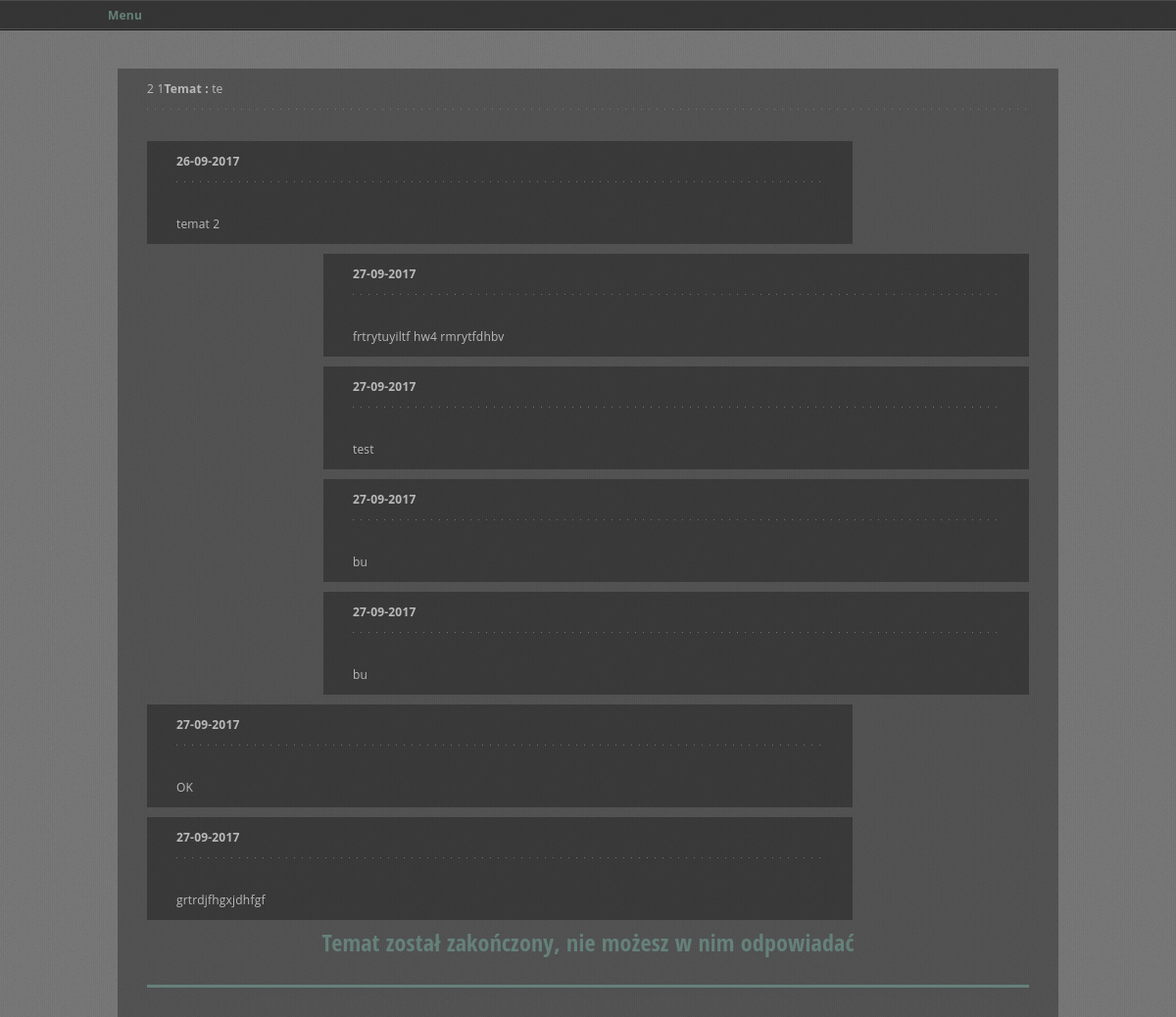
The page /private_html/index.php?id=temat&strona=zobacz&nr_tematu=2 (signed in) on the database its author committed.
### tables this page shows
CREATE TABLE IF NOT EXISTS `tematy` (
  `id` int(11) NOT NULL AUTO_INCREMENT,
  `nazwa` mediumtext NOT NULL,
  `osoba_kontaktowa` mediumtext NOT NULL COMMENT 'E-Mail',
  `data` mediumtext NOT NULL,
  `zakonczony` int(11) NOT NULL DEFAULT '0',
  PRIMARY KEY (`id`),
  UNIQUE KEY `id` (`id`)
);

CREATE TABLE IF NOT EXISTS `tematy_dane` (
  `id` int(11) NOT NULL AUTO_INCREMENT,
  `tematy_id` int(11) NOT NULL,
  `tresc` mediumtext NOT NULL,
  `odpowiedz` int(11) NOT NULL DEFAULT '0',
  `data` mediumtext NOT NULL,
  PRIMARY KEY (`id`),
  UNIQUE KEY `id` (`id`)
);

### private_html/funkcje/db_connect.php (called while the page is built, shortened)
<?
class Db {
    protected static $connection;
    public function connect() {
        if(!isset(self::$connection)) {
			$path = __DIR__."/../../config.ini";
            $config = parse_ini_file($path);
            if($database == '')
				self::$connection = new mysqli('localhost',$config['username'],$config['password'],$config['dbname']);
			else
				self::$connection = new mysqli('localhost',$config['username'],$config['password'],$database);
			self::$connection->set_charset("utf8");
        }
        return self::$connection;
    }
    public function query($query) {
        $connection = $this -> connect();
        $result = $connection -> query($query);
        return $result;
    }
}
?>

### private_html/temat/zobacz.php (the view, shortened to what this page needs)
<div class="admin_panel">
	<div id="content">
<?
	$nr_tematu = $_GET['nr_tematu'];
	$db = new Db();
	$db->connect();
	if(!$_POST)
	{
		$query = 	"SELECT * FROM tematy t
					LEFT JOIN tematy_dane td ON td.tematy_id = t.id
					WHERE t.id = $nr_tematu";
		$result = $db->query($query);
		while($row = $result->fetch_array())
		{
			$rows[] = $row;
		}
		$ok = $rows[0]['osoba_kontaktowa'];
		$o = $_SESSION['login_user'];
		$ag = 1;
		echo $ok.' '.$o;
		if(($ok == $o) OR ($o = $ag))
		{
		echo "<b>Temat : </b>".$rows[0]['nazwa']."<hr>";
		foreach($rows as $row)
		{
			if($row['odpowiedz'] == 0)
				echo '<div class="admin_panel" style="margin-bottom:10px;width:80%;"><div id="content">';
			else
				echo '<div class="admin_panel" style="margin-bottom:10px;width:80%;margin-left:20%;"><div id="content">';
			echo "<div><b>".$row['data']."</b></div>";
			echo '<hr>';
			echo '<div>'.$row['tresc'].'</div>';
			echo '</div></div>';
		}
		$zakonczony = $rows[0]['zakonczony'];
		}
		else
		{
			$zakonczony = 1;
			echo '<h1> Nie masz dostępu do danego tematu</h1>';
		}
	}
	if($zakonczony)
		echo "<div> <h1>Temat został zakończony, nie możesz w nim odpowiadać</h1></div>";
?>
	</div>
</div>

### private_html/style/style.css (style rules this page uses)
html, body, div, span, applet, object, iframe, h1, h2, h3, h4, h5, h6, p, blockquote, pre, a, acronym, address, big, cite, code, del, dfn, em, font, img, ins, kbd, q, s, samp, small, strike, strong, tt, var, b, u, i, center, dl, dt, dd, ol, ul, li, fieldset, form, label, legend { margin:0; padding:0; border:0; outline:0; font-size:100%; vertical-align:baseline; background:transparent }
body { line-height:1 }
body { -webkit-font-smoothing: antialiased; -webkit-text-size-adjust: 100%; font-family: 'Open Sans', sans-serif; font-weight: 400; font-size: 12px; line-height: 21px; letter-spacing: 0.2px; color: #b9b9b9; }
h1, h2, h3, h4, h5, h6 { font-family: 'Open Sans Condensed', sans-serif; color: #dedede; margin-bottom: 20px; }
h1 { font-size: 24px; line-height: 26px; }
hr { border: none; background: transparent url(images/line.png) repeat-x; height: 3px; margin-top: 10px; margin-bottom: 30px; }

### private_html/style/admin_panel.css (style rules this page uses)
.admin_panel { display:block; background-color:rgba(0,0,0,0.3); }
.admin_panel h1 { text-align:center;color:#65817a;padding-bottom:30px;border-bottom:3px #65817a solid; }
.admin_panel div#content { display:block;overflow:hidden;padding: 10px 30px; }

### rows shown on the page
tematy: osoba_kontaktowa "2", nazwa "te"
tematy_dane: data "26-09-2017", tresc "temat 2"
tematy_dane: data "27-09-2017", tresc "frtrytuyiltf hw4 rmrytfdhbv"
tematy_dane: data "27-09-2017", tresc "test"
tematy_dane: data "27-09-2017", tresc "bu"
tematy_dane: data "27-09-2017", tresc "bu"
tematy_dane: data "27-09-2017", tresc "OK"
tematy_dane: data "27-09-2017", tresc "grtrdjfhgxjdhfgf"

### other values the page prints
$o "1"
